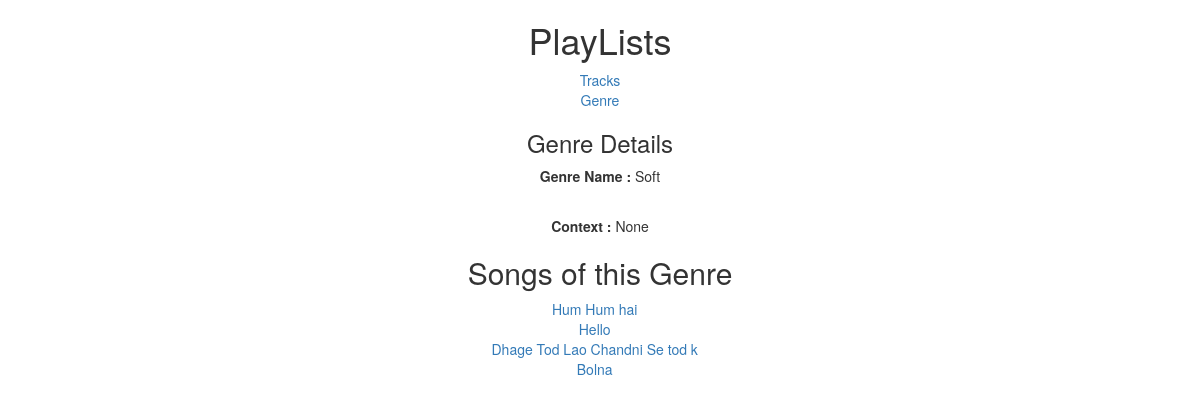
The app's page /greedy/genre/2/ with its own data.
### greedy/models.py (models this page shows, shortened)
class Genre(models.Model):
    name = models.CharField(max_length=20,unique=True)
    context = models.CharField(max_length=200, null = True, blank= True)
    class Meta:
        verbose_name_plural = "Genres"
        ordering = ["-name"]

class Track(models.Model):
    genre = models.ForeignKey('Genre', null = True)
    name = models.CharField(max_length=30, unique= True)
    class Meta:
        verbose_name_plural = "Tracks"
        ordering = ["-name"]

### greedy/views.py (the view)
# urls.py: url(r'^genre/(?P<pk>\d+)/$', views.GenreDetail.as_view(), name = 'genre_details'),
class GenreDetail(DetailView):
    model = Genre
    def get_context_data(self, **kwargs):
        context = super(self.__class__, self).get_context_data(**kwargs)
        genre_id = self.object.id
        genre = Genre.objects.get(id=genre_id)
        tracks = Track.objects.filter(genre=genre)
        context['tracks'] = tracks
        return context

### greedy/templates/greedy/genre_detail.html (shortened to what this page needs)
{% extends "greedy/index.html" %}
{% block hello %}
	<h3 align="center"> Genre Details</h3>
{% endblock %}
{% block content %}
	<p align="center" i><strong>Genre Name :</strong> {{ object.name }}</p> &nbsp;
    &nbsp;&nbsp;&nbsp;&nbsp;&nbsp;<p align = "center"><strong>Context :</strong> {{ object.context }}</p>
    <div align="center">
    <h2>Songs of this Genre</h2>
        <table align="center">
        {% for entry in tracks %}
            <div class="genre_disp" align="center">
                <ul>
                    <div class="col-lg-12" align="center">
                        <div class="col-lg-16" align="center">
                        <a id="song" href =  "{% url 'track_details' entry.id %}">{{ entry.name }}</a>
                        </div>
                    </div>
                </ul>
            </div>
        </table>
    </div>
	{% endfor %}
{% endblock %}

### records on screen
Genre: name "Soft", context "None"
Track: name "Hum Hum hai"
Track: name "Hello"
Track: name "Dhage Tod Lao Chandni Se tod k"
Track: name "Bolna"
